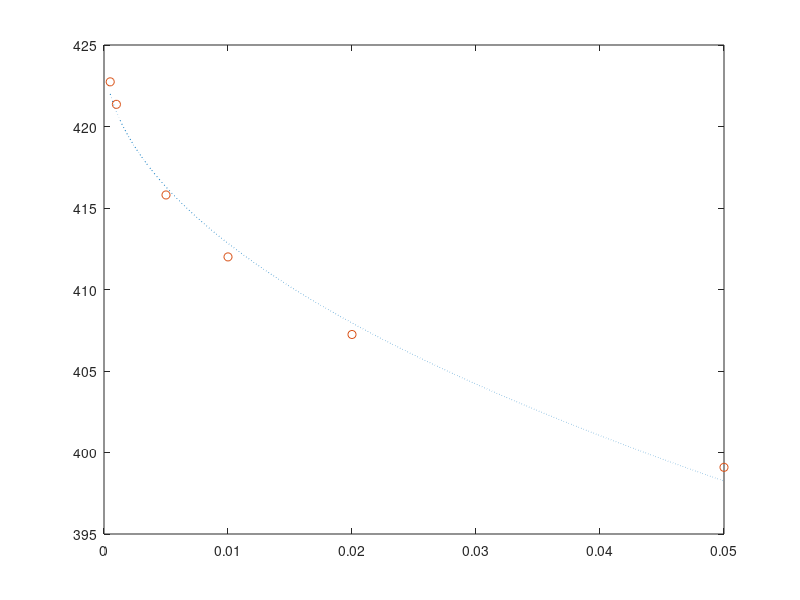

Here is the MATLAB script that generated this plot:
x = [0.0005,0.001,0.005,0.01,0.02,0.05]
y = [422.74,421.36,415.80,412.00,407.24,399.09]

p = polyfit(sqrt(x),y,1) %-118.00   424.64
polyout(p,"x")

abcisses = 0.0005:0.0001:0.05
ordonnees = p(1)*sqrt(abcisses)+p(2)

plot(abcisses,ordonnees,':',x,y,'o')
print -dps exo34.ps
